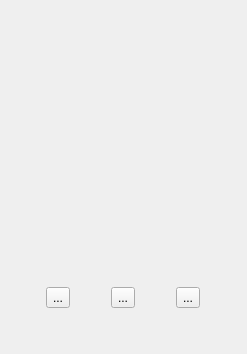
<?xml version="1.0" encoding="UTF-8"?>
<ui version="4.0">
 <class>ControlWid</class>
 <widget class="QFrame" name="ControlWid">
  <property name="geometry">
   <rect>
    <x>0</x>
    <y>0</y>
    <width>247</width>
    <height>354</height>
   </rect>
  </property>
  <property name="windowTitle">
   <string>Frame</string>
  </property>
  <layout class="QVBoxLayout" name="verticalLayout" stretch="5,1,0,0,3,1">
   <item>
    <widget class="RingsProgressbar" name="widgetBar" native="true"/>
   </item>
   <item>
    <spacer name="verticalSpacer">
     <property name="orientation">
      <enum>Qt::Vertical</enum>
     </property>
     <property name="sizeHint" stdset="0">
      <size>
       <width>20</width>
       <height>29</height>
      </size>
     </property>
    </spacer>
   </item>
   <item>
    <widget class="ScrollLabel" name="labelSongInfo">
     <property name="text">
      <string/>
     </property>
    </widget>
   </item>
   <item>
    <spacer name="verticalSpacer_3">
     <property name="orientation">
      <enum>Qt::Vertical</enum>
     </property>
     <property name="sizeHint" stdset="0">
      <size>
       <width>20</width>
       <height>40</height>
      </size>
     </property>
    </spacer>
   </item>
   <item>
    <layout class="QHBoxLayout" name="horizontalLayout_3">
     <item>
      <widget class="QToolButton" name="toolButtonLast">
       <property name="text">
        <string>...</string>
       </property>
       <property name="icon">
        <iconset resource="../image.qrc">
         <normaloff>:/image/last_player.png</normaloff>:/image/last_player.png</iconset>
       </property>
      </widget>
     </item>
     <item>
      <widget class="QToolButton" name="toolButtonPlay">
       <property name="text">
        <string>...</string>
       </property>
       <property name="icon">
        <iconset resource="../image.qrc">
         <normaloff>:/image/icon_player.png</normaloff>
         <normalon>:/image/icon_player.png</normalon>:/image/icon_player.png</iconset>
       </property>
       <property name="checkable">
        <bool>true</bool>
       </property>
       <property name="checked">
        <bool>false</bool>
       </property>
      </widget>
     </item>
     <item>
      <widget class="QToolButton" name="toolButtonNext">
       <property name="text">
        <string>...</string>
       </property>
       <property name="icon">
        <iconset resource="../image.qrc">
         <normaloff>:/image/next_player.png</normaloff>:/image/next_player.png</iconset>
       </property>
      </widget>
     </item>
    </layout>
   </item>
   <item>
    <spacer name="verticalSpacer_2">
     <property name="orientation">
      <enum>Qt::Vertical</enum>
     </property>
     <property name="sizeHint" stdset="0">
      <size>
       <width>20</width>
       <height>29</height>
      </size>
     </property>
    </spacer>
   </item>
  </layout>
 </widget>
 <customwidgets>
  <customwidget>
   <class>RingsProgressbar</class>
   <extends>QWidget</extends>
   <header>RingsProgressbar.h</header>
   <container>1</container>
  </customwidget>
  <customwidget>
   <class>ScrollLabel</class>
   <extends>QLabel</extends>
   <header>ScrollLabel.h</header>
  </customwidget>
 </customwidgets>
 <resources>
  <include location="../image.qrc"/>
 </resources>
 <connections/>
</ui>
